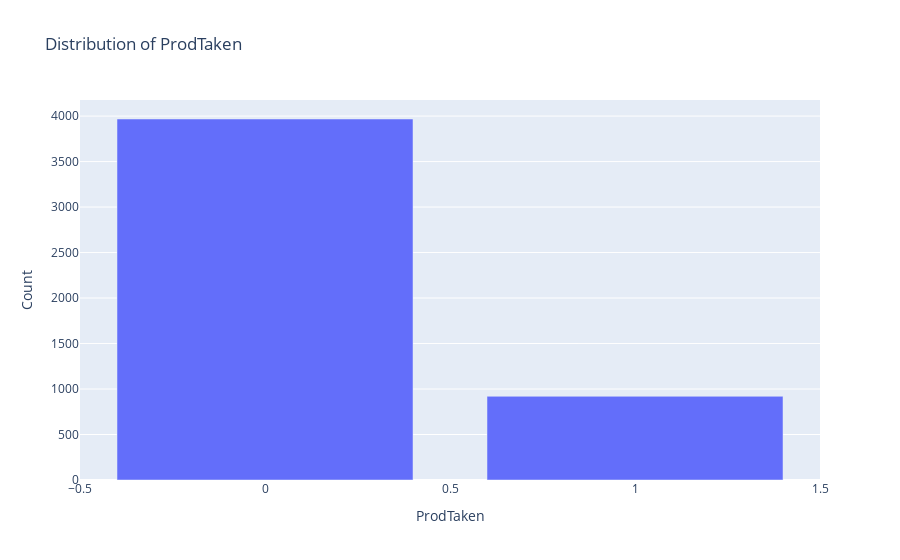
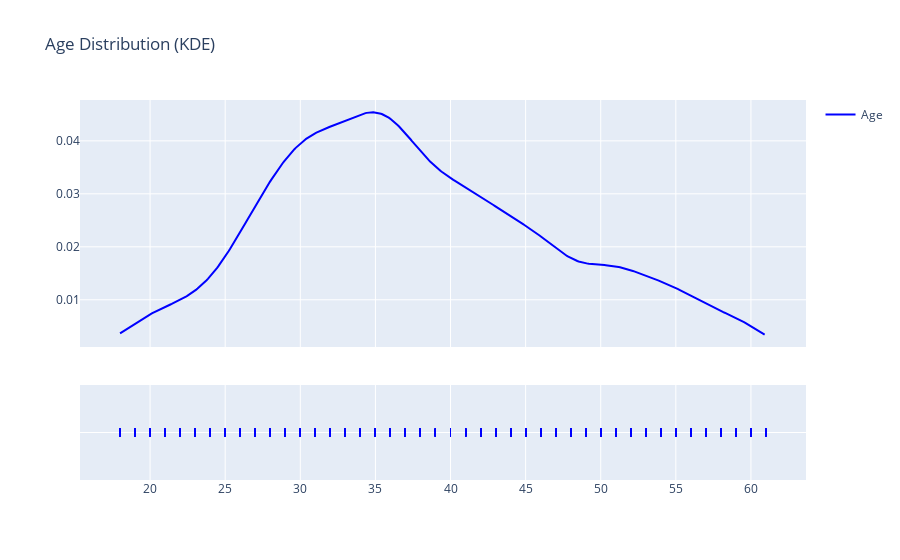
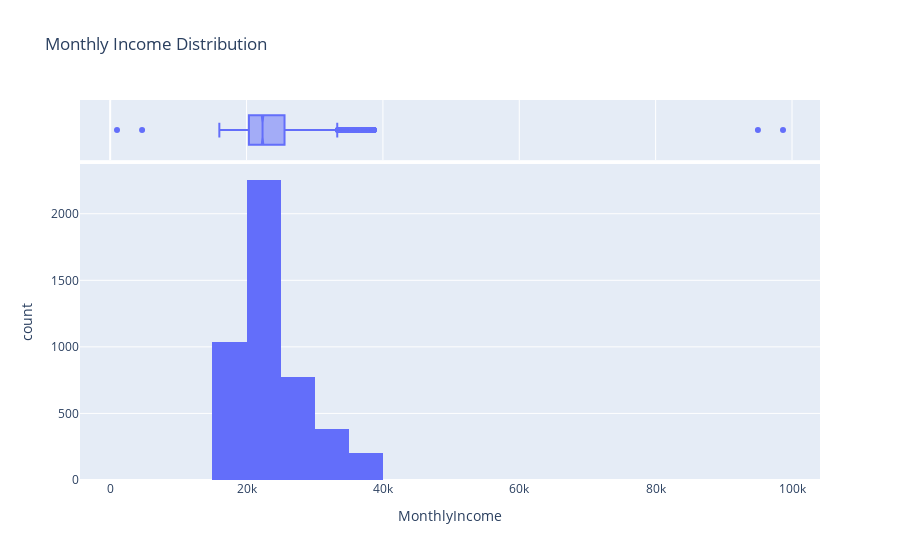
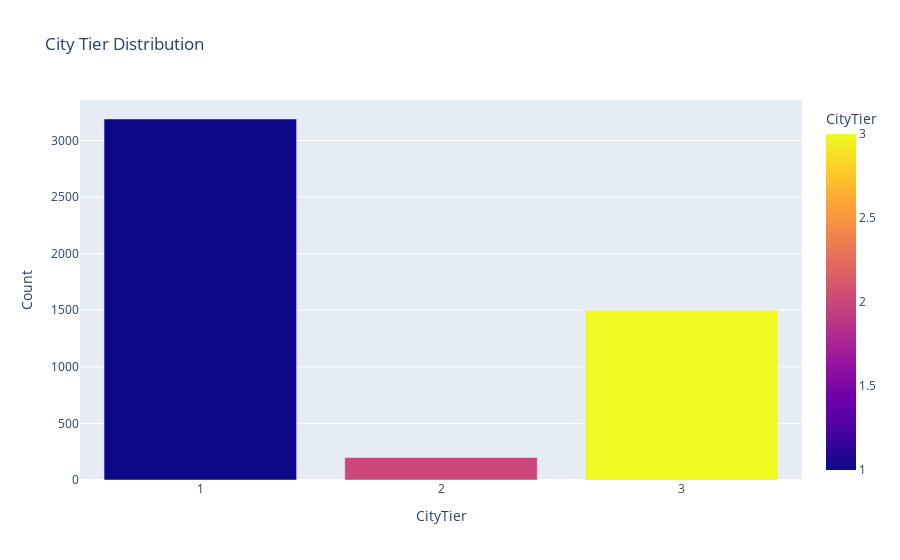

The cell these charts' notebook holds for them, in order:
### Code cell
import random
import plotly.express as px
import plotly.graph_objs as go
import plotly.figure_factory as ff

# Select only numerical columns for correlation matrix
numerical_cols = df.select_dtypes(include=['int64', 'float64']).columns
corr_matrix = df[numerical_cols].corr()


# Count the occurrences of each ProdTaken value
prod_taken_counts = df['ProdTaken'].value_counts().reset_index()
prod_taken_counts.columns = ['ProdTaken', 'Count']

# Create a bar plot for ProdTaken distribution
fig1 = px.bar(prod_taken_counts, x='ProdTaken', y='Count', title='Distribution of ProdTaken')
fig1.show()



# KDE plot for Age distribution, excluding NaN values
fig2 = ff.create_distplot([df['Age'].dropna()], ['Age'], show_hist=False, colors=['blue'])
fig2.update_layout(title='Age Distribution (KDE)')
fig2.show()

# Histogram for Monthly Income distribution
fig3 = px.histogram(df, x='MonthlyIncome', nbins=20, title='Monthly Income Distribution', marginal='box')
fig3.show()

# Count the occurrences of each CityTier
city_tier_counts = df['CityTier'].value_counts().reset_index()
city_tier_counts.columns = ['CityTier', 'Count']

# Count the occurrences of each CityTier value
city_tier_counts = df['CityTier'].value_counts().reset_index()
city_tier_counts.columns = ['CityTier', 'Count']

# Create a bar plot for CityTier distribution with specified colors
fig4 = px.bar(city_tier_counts, x='CityTier', y='Count', title='City Tier Distribution',
              color='CityTier', color_discrete_map={1: 'blue', 2: 'green', 3: 'red'})

fig4.update_layout(xaxis=dict(tickmode='linear'))
fig4.show()
# Pie chart for Gender distribution
fig5 = px.pie(df, names='Gender', title='Gender Distribution', hole=0.3)
fig5.show()

# Count the occurrences of each Occupation value
occupation_counts = df['Occupation'].value_counts().reset_index()
occupation_counts.columns = ['Occupation', 'Count']

# Create a bar plot for Occupation distribution with specified color
fig6 = px.bar(occupation_counts, x='Occupation', y='Count', title='Occupation Distribution',
              color='Occupation', color_discrete_sequence=px.colors.qualitative.Vivid)

fig6.update_layout(showlegend=False)  # Hide the legend if you only want a single color
fig6.show()

# Scatter plot for Age vs Monthly Income
fig7 = px.scatter(df, x='Age', y='MonthlyIncome', color='ProdTaken', title='Age vs Monthly Income')
fig7.show()

# Heatmap of correlations between numerical features
fig8 = go.Figure(data=go.Heatmap(
    z=corr_matrix.values,
    x=corr_matrix.columns,
    y=corr_matrix.columns,
    colorscale='Magma'
))
fig8.update_layout(title='Correlation Heatmap')
fig8.show()

# Violin plot for Age distribution by ProdTaken
fig9 = px.violin(df, y='Age', color='ProdTaken', box=True, points="all", title='Age Distribution by ProdTaken')
fig9.show()

# Box plot for Monthly Income by Gender
fig10 = px.box(df, x='Gender', y='MonthlyIncome', color='Gender', title='Monthly Income by Gender')
fig10.show()

product_names = df['ProductPitched'].tolist()

# Count the occurrences of each product
product_counts = {product: product_names.count(product) for product in set(product_names)}

# Generate a list of unique colors
unique_colors = []
for _ in range(len(product_counts)):
    unique_colors.append('#{:06x}'.format(random.randint(0, 256**3-1)))

# Create a bar plot
fig11 = go.Figure(go.Bar(
            x=list(product_counts.keys()),
            y=list(product_counts.values()),
            marker_color=unique_colors  # Assign unique colors to each product
))

# Customize the layout
fig11.update_layout(
    title="Product Distribution",
    xaxis_title="Product Names",
    yaxis_title="Frequency"
)

# Show the plot
fig11.show()

### Figure 1 — Plotly figure (JSON) as saved in the notebook; plotly's stock layout.template omitted (floating-point values rounded to 4 significant figures)
{"data": [{"alignmentgroup": "True", "hovertemplate": "ProdTaken=%{x}<br>Count=%{y}<extra></extra>", "legendgroup": "", "marker": {"color": "#636efa", "pattern": {"shape": ""}}, "name": "", "offsetgroup": "", "orientation": "v", "showlegend": false, "textposition": "auto", "type": "bar", "x": [0, 1], "xaxis": "x", "y": [3968, 920], "yaxis": "y"}], "layout": {"barmode": "relative", "legend": {"tracegroupgap": 0}, "title": {"text": "Distribution of ProdTaken"}, "xaxis": {"anchor": "y", "domain": [0, 1], "title": {"text": "ProdTaken"}}, "yaxis": {"anchor": "x", "domain": [0, 1], "title": {"text": "Count"}}}}

### Figure 2 — Plotly figure (JSON) as saved in the notebook; plotly's stock layout.template omitted (floating-point values rounded to 4 significant figures; data arrays with more than 128 entries replaced by an {"elided": "..."} marker saying what was removed)
{"data": [{"legendgroup": "Age", "marker": {"color": "blue"}, "mode": "lines", "name": "Age", "showlegend": true, "type": "scatter", "x": {"elided": "500 float values"}, "xaxis": "x", "y": {"elided": "500 float values"}, "yaxis": "y"}, {"legendgroup": "Age", "marker": {"color": "blue", "symbol": "line-ns-open"}, "mode": "markers", "name": "Age", "showlegend": false, "type": "scatter", "x": {"elided": "4662 int values"}, "xaxis": "x", "y": {"elided": "4662 str values"}, "yaxis": "y2"}], "layout": {"barmode": "overlay", "hovermode": "closest", "legend": {"traceorder": "reversed"}, "title": {"text": "Age Distribution (KDE)"}, "xaxis": {"anchor": "y2", "domain": [0, 1], "zeroline": false}, "yaxis": {"anchor": "free", "domain": [0.35, 1], "position": 0}, "yaxis2": {"anchor": "x", "domain": [0, 0.25], "dtick": 1, "showticklabels": false}}}

### Figure 3 — Plotly figure (JSON) as saved in the notebook; plotly's stock layout.template omitted (floating-point values rounded to 4 significant figures; data arrays with more than 128 entries replaced by an {"elided": "..."} marker saying what was removed)
{"data": [{"alignmentgroup": "True", "bingroup": "x", "hovertemplate": "MonthlyIncome=%{x}<br>count=%{y}<extra></extra>", "legendgroup": "", "marker": {"color": "#636efa", "pattern": {"shape": ""}}, "name": "", "nbinsx": 20, "offsetgroup": "", "orientation": "v", "showlegend": false, "type": "histogram", "x": {"elided": "4888 int values"}, "xaxis": "x", "yaxis": "y"}, {"alignmentgroup": "True", "hovertemplate": "MonthlyIncome=%{x}<extra></extra>", "legendgroup": "", "marker": {"color": "#636efa"}, "name": "", "notched": true, "offsetgroup": "", "showlegend": false, "type": "box", "x": {"elided": "4888 int values"}, "xaxis": "x2", "yaxis": "y2"}], "layout": {"barmode": "relative", "legend": {"tracegroupgap": 0}, "title": {"text": "Monthly Income Distribution"}, "xaxis": {"anchor": "y", "domain": [0, 1], "title": {"text": "MonthlyIncome"}}, "xaxis2": {"anchor": "y2", "domain": [0, 1], "matches": "x", "showgrid": true, "showticklabels": false}, "yaxis": {"anchor": "x", "domain": [0, 0.8316], "title": {"text": "count"}}, "yaxis2": {"anchor": "x2", "domain": [0.8416, 1], "matches": "y2", "showgrid": false, "showline": false, "showticklabels": false, "ticks": ""}}}

### Figure 4 — Plotly figure (JSON) as saved in the notebook; plotly's stock layout.template omitted (floating-point values rounded to 4 significant figures)
{"data": [{"alignmentgroup": "True", "hovertemplate": "CityTier=%{marker.color}<br>Count=%{y}<extra></extra>", "legendgroup": "", "marker": {"color": [1, 3, 2], "coloraxis": "coloraxis", "pattern": {"shape": ""}}, "name": "", "offsetgroup": "", "orientation": "v", "showlegend": false, "textposition": "auto", "type": "bar", "x": [1, 3, 2], "xaxis": "x", "y": [3190, 1500, 198], "yaxis": "y"}], "layout": {"barmode": "relative", "coloraxis": {"colorbar": {"title": {"text": "CityTier"}}, "colorscale": [[0, "#0d0887"], [0.1111, "#46039f"], [0.2222, "#7201a8"], [0.3333, "#9c179e"], [0.4444, "#bd3786"], [0.5556, "#d8576b"], [0.6667, "#ed7953"], [0.7778, "#fb9f3a"], [0.8889, "#fdca26"], [1, "#f0f921"]]}, "legend": {"tracegroupgap": 0}, "title": {"text": "City Tier Distribution"}, "xaxis": {"anchor": "y", "domain": [0, 1], "tickmode": "linear", "title": {"text": "CityTier"}}, "yaxis": {"anchor": "x", "domain": [0, 1], "title": {"text": "Count"}}}}
